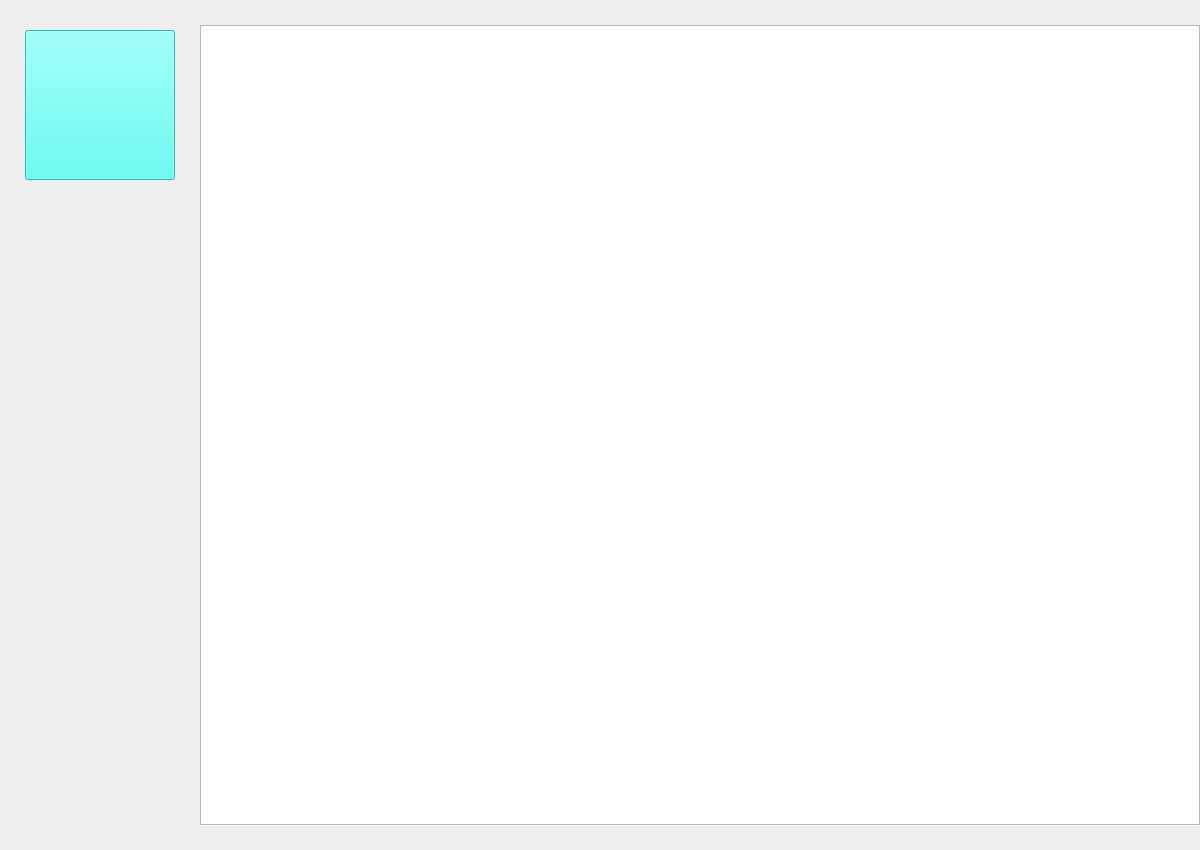
<?xml version="1.0" encoding="UTF-8"?>
<ui version="4.0">
 <class>MainWindow</class>
 <widget class="QMainWindow" name="MainWindow">
  <property name="geometry">
   <rect>
    <x>0</x>
    <y>0</y>
    <width>1200</width>
    <height>850</height>
   </rect>
  </property>
  <property name="windowTitle">
   <string>MainWindow</string>
  </property>
  <widget class="QWidget" name="centralWidget">
   <widget class="QGraphicsView" name="gameGraphicsView">
    <property name="geometry">
     <rect>
      <x>200</x>
      <y>25</y>
      <width>1000</width>
      <height>800</height>
     </rect>
    </property>
    <property name="cursor" stdset="0">
     <cursorShape>CrossCursor</cursorShape>
    </property>
   </widget>
   <widget class="QPushButton" name="Pause">
    <property name="geometry">
     <rect>
      <x>25</x>
      <y>30</y>
      <width>150</width>
      <height>150</height>
     </rect>
    </property>
    <property name="font">
     <font>
      <family>Agency FB</family>
      <pointsize>24</pointsize>
     </font>
    </property>
    <property name="styleSheet">
     <string notr="true">background-image: url(:/sceneImg/pause);
color: qlineargradient(spread:pad, x1:0, y1:0, x2:1, y2:0, stop:0 rgba(0, 0, 0, 255), stop:1 rgba(255, 255, 255, 255));
background-color: rgb(62, 255, 243);</string>
    </property>
    <property name="text">
     <string/>
    </property>
   </widget>
  </widget>
 </widget>
 <layoutdefault spacing="6" margin="11"/>
 <resources/>
 <connections/>
</ui>
